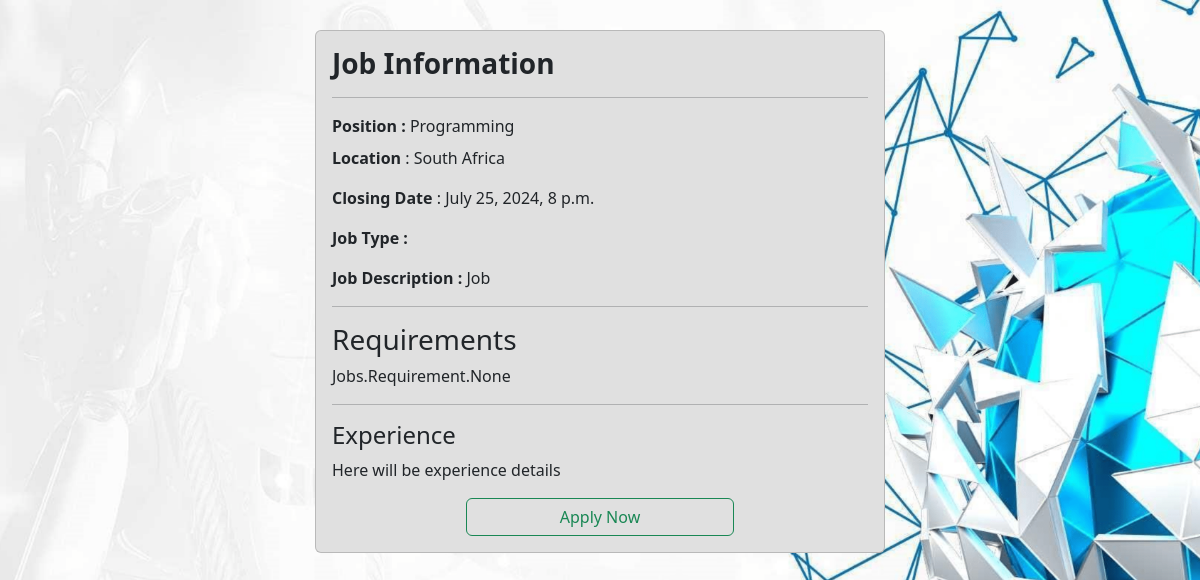
/job_details/1/, run on an earlier commit of the app's database.
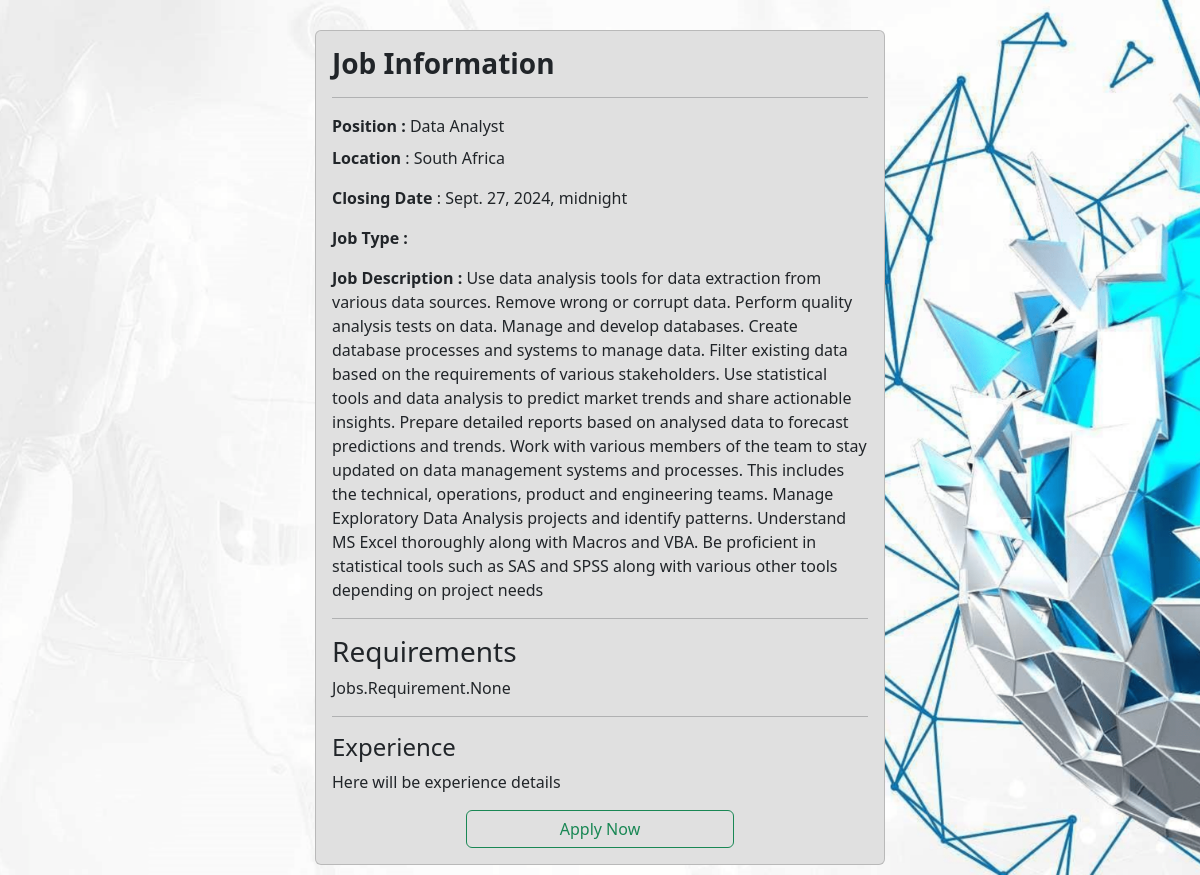
And on a later commit of the database.
### jobs/models.py (models this page shows, shortened)
class JobPost(models.Model):
    user = models.ForeignKey(User, on_delete=models.CASCADE, related_name='jobs')
    assigned_to = models.ForeignKey(User, on_delete=models.CASCADE, default=1)
    title = models.CharField(max_length=225, unique=False, null=False)
    description = models.TextField(null=False)
    start_date = models.DateTimeField(auto_now_add=True)
    end_date = models.DateTimeField(null=False)
    location = models.CharField(max_length=225, unique=False, null=False)
    salary_range = models.CharField(max_length=100, null=True)  # Added field for salary range
    job_type = models.CharField(max_length=50, null=False, default='Full-time')  # Added field for job type
    industry = models.CharField(max_length=100, null=True)  # Added field for industry
    company_name = models.CharField(max_length=225, null=True)  # Added field for company name
    status = models.CharField(max_length=20, null=False, default="waiting")
    is_complete = models.BooleanField(null=False, default=False)
    is_approved = models.BooleanField(null=False, default=False)

### home/views.py (the view)
# urls.py: path('job_details/<int:job_id>/', views.job_details, name='job_details'),
def job_details(request, job_id):
    job = get_object_or_404(JobPost, id=job_id, is_approved=True)
    return render(request, 'job_details.html', {'job': job})

### home/templates/job_details.html (shortened to what this page needs)
<!DOCTYPE html>
<html>
  <head>
    {% load static %}
    <link rel="stylesheet" href="{% static 'home/css/job-styling.css' %}" />
    <link
      href="https://cdn.jsdelivr.net/npm/bootstrap@5.3.3/dist/css/bootstrap.min.css"
      rel="stylesheet"
    />
    <link
      rel="stylesheet"
      href="https://cdnjs.cloudflare.com/ajax/libs/font-awesome/6.0.0-beta3/css/all.min.css"
    />
  </head>
  <body>
    <div class="main">
      <div class="col-6">
        <div id="card" class="card w-100">
          <div class="card-body">
            <h3><strong>Job Information</strong></h3>
            <hr />
            <p class="card-title">
              <strong>Position : </strong>{{job.title|capfirst }}
            </p>
            <div class="details">
              <p><strong>Location</strong> : South Africa</p>
              <p><strong>Closing Date</strong> : {{ job.end_date}}</p>
              <p><strong>Job Type :</strong> {{job.type|capfirst}}</p>
              <p>
                <strong>Job Description :</strong> {{job.description|capfirst}}
              </p>
              <hr />
              <h3>Requirements</h3>
              <p>{{job.requirements|capfirst}}</p>
              <hr />
              <h4>Experience</h4>
              <p>Here will be experience details</p>
            </div>
            {% if user.is_staff %}
            <div class="d-grid gap-2 col-6 mx-auto">
              <a
                href="{% url 'home' %}"
                class="btn btn-outline-danger"
                >Back</a
              >
            </div>
              {% else %}
              <div class="d-grid gap-2 col-6 mx-auto">
                <a id="apply-button"
                  href="{% url 'job_application' job.id %}"
                  class="btn btn-outline-success"
                  >Apply Now</a
                >
              </div>
            {% endif %}
          </div>
        </div>
      </div>
    </div>
  </body>
</html>

What changed in the data, as far as the page shows it:
changed JobPost "Jobs.Requirement.None": title "Programming" → "Data Analyst"; end_date "July 25, 2024, 8 p.m." → "Sept. 27, 2024, midnight"; description "Job" → "Use data analysis tools for data extraction from various data sources. Remove wrong or corrupt data. Perform quality analysis tests on data. Manage and develop databases. Create database processes and systems to manage data. Filter existing data based on the requirements of various stakeholders. Use statistical tools and data analysis to predict market trends and share actionable insights. Prepare detailed reports based on analysed data to forecast predictions and trends. Work with various members of the team to stay updated on data management systems and processes. This includes the technical, operations, product and engineering teams. Manage Exploratory Data Analysis projects and identify…"
